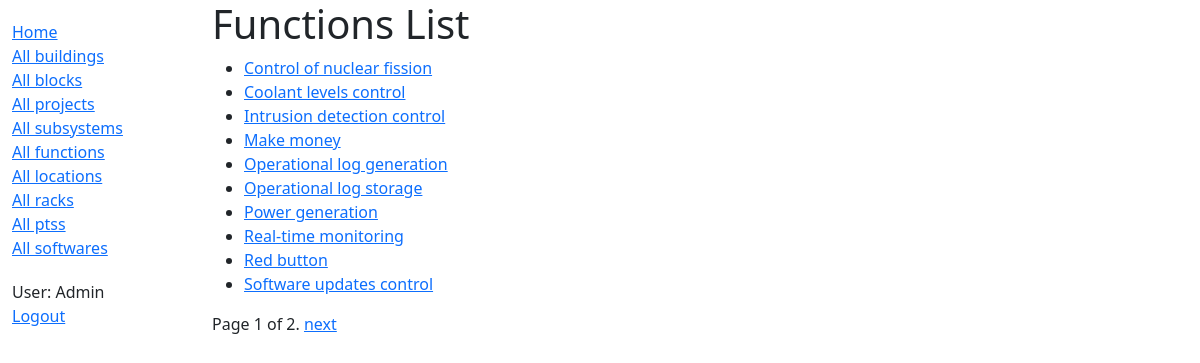
The app's page /knowitall/functions/ (signed in) with its own data.
### knowitall/models.py (models this page shows)
class Function(models.Model):
	Function_name=models.TextField(help_text="Enter text")
	Function_def=models.TextField(help_text="Enter text")
	class Meta:
		ordering= ['Function_name']
	def get_absolute_url (self):
		return reverse('function-detail', args=[str(self.id)])
	def __str__(self):
		return self.Function_name

### knowitall/views.py (the view)
# urls.py: path('functions/', views.FunctionListView.as_view(), name='functions'),
class FunctionListView(LoginRequiredMixin, generic.ListView):
    model = Function
    paginate_by = 10

### knowitall/templates/knowitall/function_list.html
{% extends "base_generic.html" %}
{% block content %}
    <h1>Functions List</h1>
    {% if object_list %}
    <ul>
      {% for function in object_list %}
      <li>
        <a href="{{ function.get_absolute_url }}">
        {{function}}
        </a>
      </li>
      {% endfor %}
    </ul>
    {% else %}
      <p>There are no functions in the base.</p>
    {% endif %}
{% endblock %}

### knowitall/templates/base_generic.html (shortened to what this page needs)
<!DOCTYPE html>
<html lang="en">
<head>
  <link href="https://cdn.jsdelivr.net/npm/bootstrap@5.1.3/dist/css/bootstrap.min.css" rel="stylesheet">
  {% load static %}
  <link rel="stylesheet" href="{% static 'css/styles.css' %}">
</head>
<body>
<div class="container-fluid">
<div class="row">
  <div class="col-sm-2">
  {% block sidebar %}
  <ul class="sidebar-nav">
    <li><a href="{% url 'index' %}">Home</a></li>
    <li><a href="{% url 'buildings' %}">All buildings</a></li>
    <li><a href="{% url 'blocks' %}">All blocks</a></li>
    <li><a href="{% url 'projects' %}">All projects</a></li>
    <li><a href="{% url 'subsystems' %}">All subsystems</a></li>
    <li><a href="{% url 'functions' %}">All functions</a></li>
    <li><a href="{% url 'locations' %}">All locations</a></li>
    <li><a href="{% url 'racks' %}">All racks</a></li>
    <li><a href="{% url 'ptss' %}">All ptss</a></li>
    <li><a href="{% url 'softwares' %}">All softwares</a></li>
  </ul>
  <ul class="sidebar-nav">
   {% if user.is_authenticated %}
     <li>User: {{ user.get_username }}</li>
     <li><a href="{% url 'logout'%}?next={{request.path}}">Logout</a></li>
   {% else %}
     <li><a href="{% url 'login'%}?next={{request.path}}">Login</a></li>
   {% endif %}
  </ul>
{% endblock %}
  </div>
  <div class="col-sm-10 ">
  {% block content %}{% endblock %}
  {% block pagination %}
    {% if is_paginated %}
        <div class="pagination">
            <span class="page-links">
                <span class="page-current">
                    Page {{ page_obj.number }} of {{ page_obj.paginator.num_pages }}.
                </span>
                {% if page_obj.has_next %}
                    <a href="{{ request.path }}?page={{ page_obj.next_page_number }}">next</a>
                {% endif %}
            </span>
        </div>
    {% endif %}
  {% endblock %}
  </div>
</div>
</div>
</body>
</html>

### knowitall/static/css/styles.css (style rules this page uses)
.sidebar-nav { margin-top: 20px; padding: 0; list-style: none; }

### records on screen
Function: Function_name "Control of nuclear fission"
Function: Function_name "Coolant levels control"
Function: Function_name "Intrusion detection control"
Function: Function_name "Make money"
Function: Function_name "Operational log generation"
Function: Function_name "Operational log storage"
Function: Function_name "Power generation"
Function: Function_name "Real-time monitoring"
Function: Function_name "Red button"
Function: Function_name "Software updates control"

### other values on screen
{{ user.get_username }} "Admin"
{{ page_obj.number }} "1"
{{ page_obj.paginator.num_pages }} "2"
